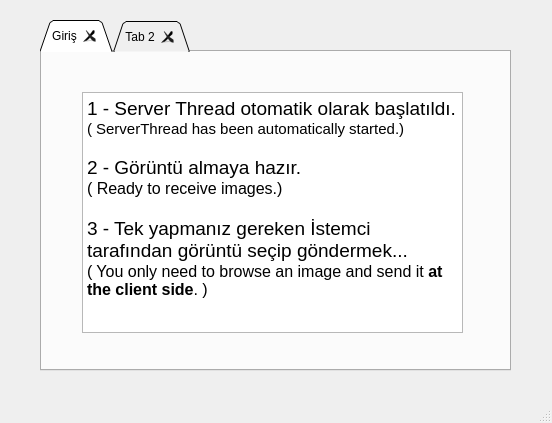
<?xml version="1.0" encoding="UTF-8"?>
<ui version="4.0">
 <class>MainWindow</class>
 <widget class="QMainWindow" name="MainWindow">
  <property name="geometry">
   <rect>
    <x>0</x>
    <y>0</y>
    <width>552</width>
    <height>423</height>
   </rect>
  </property>
  <property name="windowTitle">
   <string>MainWindow</string>
  </property>
  <widget class="QWidget" name="centralwidget">
   <widget class="QTabWidget" name="tabWidget">
    <property name="geometry">
     <rect>
      <x>40</x>
      <y>20</y>
      <width>471</width>
      <height>351</height>
     </rect>
    </property>
    <property name="locale">
     <locale language="English" country="UnitedStates"/>
    </property>
    <property name="tabShape">
     <enum>QTabWidget::Triangular</enum>
    </property>
    <property name="currentIndex">
     <number>0</number>
    </property>
    <property name="tabsClosable">
     <bool>true</bool>
    </property>
    <widget class="QWidget" name="tab">
     <attribute name="title">
      <string>Giriş</string>
     </attribute>
     <widget class="QTextBrowser" name="textBrowser">
      <property name="geometry">
       <rect>
        <x>40</x>
        <y>40</y>
        <width>381</width>
        <height>241</height>
       </rect>
      </property>
      <property name="html">
       <string>&lt;!DOCTYPE HTML PUBLIC &quot;-//W3C//DTD HTML 4.0//EN&quot; &quot;http://www.w3.org/TR/REC-html40/strict.dtd&quot;&gt;
&lt;html&gt;&lt;head&gt;&lt;meta name=&quot;qrichtext&quot; content=&quot;1&quot; /&gt;&lt;style type=&quot;text/css&quot;&gt;
p, li { white-space: pre-wrap; }
&lt;/style&gt;&lt;/head&gt;&lt;body style=&quot; font-family:'MS Shell Dlg 2'; font-size:8.25pt; font-weight:400; font-style:normal;&quot;&gt;
&lt;p style=&quot; margin-top:0px; margin-bottom:0px; margin-left:0px; margin-right:0px; -qt-block-indent:0; text-indent:0px;&quot;&gt;&lt;span style=&quot; font-size:14pt;&quot;&gt;1 - Server Thread otomatik olarak başlatıldı.&lt;/span&gt;&lt;/p&gt;
&lt;p style=&quot; margin-top:0px; margin-bottom:0px; margin-left:0px; margin-right:0px; -qt-block-indent:0; text-indent:0px;&quot;&gt;&lt;span style=&quot; font-size:11pt;&quot;&gt;( ServerThread has been automatically started.)&lt;/span&gt;&lt;/p&gt;
&lt;p style=&quot;-qt-paragraph-type:empty; margin-top:0px; margin-bottom:0px; margin-left:0px; margin-right:0px; -qt-block-indent:0; text-indent:0px; font-size:11pt;&quot;&gt;&lt;br /&gt;&lt;/p&gt;
&lt;p style=&quot; margin-top:0px; margin-bottom:0px; margin-left:0px; margin-right:0px; -qt-block-indent:0; text-indent:0px;&quot;&gt;&lt;span style=&quot; font-size:14pt;&quot;&gt;2 - Görüntü almaya hazır.&lt;/span&gt;&lt;/p&gt;
&lt;p style=&quot; margin-top:0px; margin-bottom:0px; margin-left:0px; margin-right:0px; -qt-block-indent:0; text-indent:0px;&quot;&gt;&lt;span style=&quot; font-size:12pt;&quot;&gt;( Ready to receive images.)&lt;/span&gt;&lt;/p&gt;
&lt;p style=&quot;-qt-paragraph-type:empty; margin-top:0px; margin-bottom:0px; margin-left:0px; margin-right:0px; -qt-block-indent:0; text-indent:0px; font-size:12pt;&quot;&gt;&lt;br /&gt;&lt;/p&gt;
&lt;p style=&quot; margin-top:0px; margin-bottom:0px; margin-left:0px; margin-right:0px; -qt-block-indent:0; text-indent:0px;&quot;&gt;&lt;span style=&quot; font-size:14pt;&quot;&gt;3 - Tek yapmanız gereken İstemci tarafından görüntü seçip göndermek...&lt;/span&gt;&lt;/p&gt;
&lt;p style=&quot; margin-top:0px; margin-bottom:0px; margin-left:0px; margin-right:0px; -qt-block-indent:0; text-indent:0px;&quot;&gt;&lt;span style=&quot; font-size:12pt;&quot;&gt;( You only need to browse an image and send it &lt;/span&gt;&lt;span style=&quot; font-size:12pt; font-weight:600;&quot;&gt;at the client side&lt;/span&gt;&lt;span style=&quot; font-size:12pt;&quot;&gt;. )&lt;/span&gt;&lt;/p&gt;&lt;/body&gt;&lt;/html&gt;</string>
      </property>
     </widget>
    </widget>
    <widget class="QWidget" name="tab_2">
     <attribute name="title">
      <string>Tab 2</string>
     </attribute>
    </widget>
   </widget>
  </widget>
  <widget class="QMenuBar" name="menubar">
   <property name="geometry">
    <rect>
     <x>0</x>
     <y>0</y>
     <width>552</width>
     <height>21</height>
    </rect>
   </property>
  </widget>
  <widget class="QStatusBar" name="statusbar"/>
 </widget>
 <resources/>
 <connections/>
</ui>
